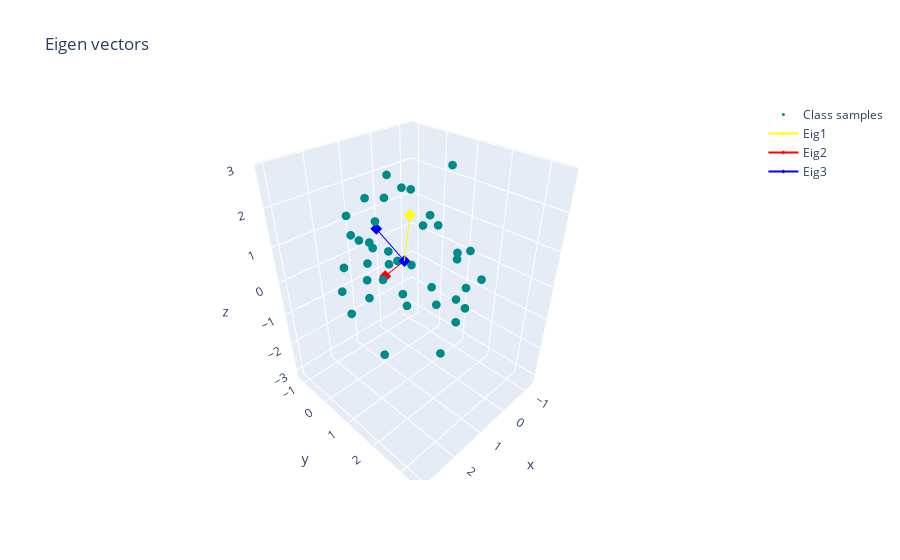

Notebook cell for this chart:
### Markdown cell above
**Answer:**
Covariance matrix is scaled version of scatter matrix. it is scaled by N-1 which is (40-1) = 39. Eigen vectors are same only eigen values are different for scatter and covariance matrix

### Code cell
# Let's visualize the data now
# Visualize all of the original points together with the eigenvectors
Mer_fig = go.Scatter3d(x=Merged[0,:],y=Merged[1,:],z=Merged[2,:],mode='markers',marker=dict(size=3,symbol="circle",color='darkcyan'),name="Class samples")
Eig_fig1 =  go.Scatter3d(x = [mean_x, 1.9640841*scat_eig_vecs.T[0][0]],y= [mean_y, 1.9640841*scat_eig_vecs.T[0][1]],z= [mean_z, 1.9640841*scat_eig_vecs.T[0][2]], mode='lines+markers',marker=dict(size=3,symbol='diamond',color='yellow'),name="Eig1")
Eig_fig2 =  go.Scatter3d(x = [mean_x, 0.88074748*scat_eig_vecs.T[1][0]],y= [mean_y, 0.88074748*scat_eig_vecs.T[1][1]],z= [mean_z, 0.88074748*scat_eig_vecs.T[1][2]], mode='lines+markers',marker=dict(size=3,symbol='diamond',color='red'),name="Eig2")
Eig_fig3 =  go.Scatter3d(x = [mean_x, 1.1843253*scat_eig_vecs.T[2][0]],y= [mean_y, 1.1843253*scat_eig_vecs.T[2][1]],z= [mean_z, 1.1843253*scat_eig_vecs.T[2][2]], mode='lines+markers',marker=dict(size=3,symbol='diamond',color='blue'),name="Eig3")
data = [Mer_fig,Eig_fig1,Eig_fig2,Eig_fig3]
fig = go.Figure(data=data)
fig.update_layout(title="Eigen vectors")
fig.show()

# Visualize the eigenvectors
# You can either use altair or matplotlib (code below)
# a = Arrow3D([mean_x, v[0]], [mean_y, v[1]], [mean_z, v[2]], mutation_scale=20, lw=3, arrowstyle="-|>", color="r")

### Figure 1 — Plotly figure (JSON) as saved in the notebook; plotly's stock layout.template omitted (floating-point values rounded to 4 significant figures)
{"data": [{"marker": {"color": "darkcyan", "size": 3, "symbol": "circle"}, "mode": "markers", "name": "Class samples", "type": "scatter3d", "x": [0.8188, 0.9216, -0.9697, 1.425, -1.284, 0.479, -0.0827, 0.9084, 1.678, 1.044, 0.847, 0.1418, -0.5914, 1.311, 0.719, 0.7743, -0.471, -1.162, 0.2372, 0.72, 0.3658, 1.903, 0.6198, 1.63, 2.436, 2.11, 0.9151, 0.5263, 2.165, -0.6186, -0.01492, 1.345, 2.35, 0.9786, 1.405, 3.055, 1.665, 0.5017, -0.1288, 0.2302], "y": [-1.044, -0.08738, 0.9347, -0.5571, 1.096, 1.345, -0.8885, -0.6456, 0.2992, 0.1497, 0.5058, -1.143, -0.4642, 1.175, -0.5964, -0.6586, 2.158, 1.221, 0.3701, -0.8668, 2.331, 2.954, 1.157, -0.3909, 1.999, 3.479, 1.91, 2.142, -0.1031, 1.267, 1.056, 0.7824, 1.268, 0.2458, 1.412, 1.365, -0.511, 0.3317, 1.322, 1.009], "z": [0.3509, -3.129, 0.04387, 0.9268, -1.932, -0.1754, -0.3008, -1.324, 0.1095, -0.2525, 0.3926, 0.6398, -0.7979, -0.05047, 0.2562, 0.4218, -0.01164, 0.1428, 2.059, -0.3467, 0.2325, -0.4142, 1.529, 1.586, 1.658, 0.8721, -0.1889, 1.008, -0.1913, -1.171, 1.266, 2.835, 2.779, 2.036, -0.2249, 1.568, -1.394, 2.17, 2.802, 1.604]}, {"marker": {"color": "yellow", "size": 3, "symbol": "diamond"}, "mode": "lines+markers", "name": "Eig1", "type": "scatter3d", "x": [0.7726, 0.6625], "y": [0.6832, 0.7747], "z": [0.4346, 1.679]}, {"marker": {"color": "red", "size": 3, "symbol": "diamond"}, "mode": "lines+markers", "name": "Eig2", "type": "scatter3d", "x": [0.7726, 0.8214], "y": [0.6832, -0.01425], "z": [0.4346, -0.3176]}, {"marker": {"color": "blue", "size": 3, "symbol": "diamond"}, "mode": "lines+markers", "name": "Eig3", "type": "scatter3d", "x": [0.7726, 0.152], "y": [0.6832, -1.088], "z": [0.4346, 0.4421]}], "layout": {"title": {"text": "Eigen vectors"}}}
